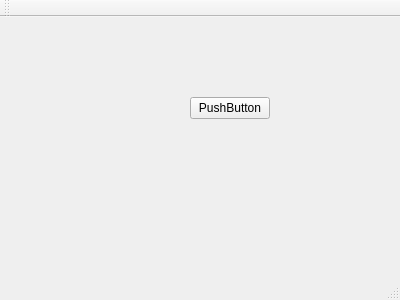
<?xml version="1.0" encoding="UTF-8"?>
<ui version="4.0">
 <class>MainWindow</class>
 <widget class="QMainWindow" name="MainWindow">
  <property name="geometry">
   <rect>
    <x>0</x>
    <y>0</y>
    <width>400</width>
    <height>300</height>
   </rect>
  </property>
  <property name="windowTitle">
   <string>MainWindow</string>
  </property>
  <widget class="QWidget" name="centralWidget">
   <widget class="QPushButton" name="pushButton">
    <property name="geometry">
     <rect>
      <x>190</x>
      <y>80</y>
      <width>80</width>
      <height>22</height>
     </rect>
    </property>
    <property name="text">
     <string>PushButton</string>
    </property>
   </widget>
  </widget>
  <widget class="QMenuBar" name="menuBar">
   <property name="geometry">
    <rect>
     <x>0</x>
     <y>0</y>
     <width>400</width>
     <height>19</height>
    </rect>
   </property>
  </widget>
  <widget class="QToolBar" name="mainToolBar">
   <attribute name="toolBarArea">
    <enum>TopToolBarArea</enum>
   </attribute>
   <attribute name="toolBarBreak">
    <bool>false</bool>
   </attribute>
  </widget>
  <widget class="QStatusBar" name="statusBar"/>
 </widget>
 <layoutdefault spacing="6" margin="11"/>
 <resources/>
 <connections>
  <connection>
   <sender>pushButton</sender>
   <signal>clicked()</signal>
   <receiver>MainWindow</receiver>
   <slot>onPushButton()</slot>
   <hints>
    <hint type="sourcelabel">
     <x>229</x>
     <y>126</y>
    </hint>
    <hint type="destinationlabel">
     <x>199</x>
     <y>149</y>
    </hint>
   </hints>
  </connection>
 </connections>
 <slots>
  <slot>onPushButton()</slot>
 </slots>
</ui>
